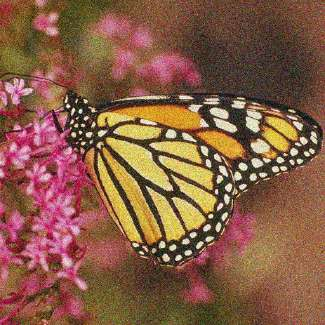
//> input picture cpp_opencv/build/input2.jpg, 325 x 325 px
$ ./noise   (built with g++ and OpenCV 4)
//> lines starting //> are read from the running program, lines starting //| are printed output that depends on the picture
#include <vector>
#include <cmath>
#include <iostream>
#include <opencv2/opencv.hpp>
#include <iomanip>

void printProgressBar(int progress, int total) {
    const int barWidth = 50;

    std::cout << "[";
    int pos = static_cast<int>(static_cast<float>(barWidth * progress) / total);
    for (int i = 0; i < barWidth; ++i) {
        if (i < pos) std::cout << "=";
        else if (i == pos) std::cout << ">";
        else std::cout << " ";
    }
    std::cout << "] " << int(static_cast<float>(progress) / total * 100.0) << " %\r";
    std::cout.flush();
}

void bilateralFilter(const std::vector<std::vector<double>>& src, std::vector<std::vector<double>>& dst, int d, double sigmaColor, double sigmaSpace) {
    int height = src.size();
    int width = src[0].size();
    int half = d / 2;
    double colorCoef = -0.5 / (sigmaColor * sigmaColor);
    double spaceCoef = -0.5 / (sigmaSpace * sigmaSpace);

    dst = src;

    for (int y = 0; y < height; ++y) {
        for (int x = 0; x < width; ++x) {
            double sum = 0.0, norm = 0.0;

            for (int j = -half; j <= half; ++j) {
                for (int i = -half; i <= half; ++i) {
                    if (y + j >= 0 && y + j < height && x + i >= 0 && x + i < width) {
                        double colorDiff = src[y + j][x + i] - src[y][x];
                        double spaceDiff = sqrt(i * i + j * j);
                        double weight = exp(colorDiff * colorDiff * colorCoef + spaceDiff * spaceDiff * spaceCoef);
                        sum += weight * src[y + j][x + i];
                        norm += weight;
                    }
                }
            }

            dst[y][x] = sum / norm;
        }
    }
}

void bilateralFilterBGR(const cv::Mat& src, cv::Mat& dst, int d, double sigmaColor, double sigmaSpace) {
    std::vector<cv::Mat> channels(3);
    cv::split(src, channels);

    for (int c = 0; c < 3; ++c) {
        cv::Mat temp;
        channels[c].convertTo(temp, CV_64F);
        std::vector<std::vector<double>> img(temp.rows, std::vector<double>(temp.cols));
        std::vector<std::vector<double>> result(temp.rows, std::vector<double>(temp.cols));

        for (int y = 0; y < temp.rows; ++y)
            for (int x = 0; x < temp.cols; ++x)
                img[y][x] = temp.at<double>(y, x);

        bilateralFilter(img, result, d, sigmaColor, sigmaSpace);

        for (int y = 0; y < temp.rows; ++y)
            for (int x = 0; x < temp.cols; ++x)
                temp.at<double>(y, x) = result[y][x];

        temp.convertTo(channels[c], CV_8U);
    }

    cv::merge(channels, dst);
}

// [68 lines left out: functions nonLocalMeansFilterDouble, nonLocalMeansFilter, not called in this run]

void guidedFilterDouble(const cv::Mat& src, const cv::Mat& guide, cv::Mat& dst, int patchSize, double eps) {
    int height = src.rows;
    int width = src.cols;
    int halfPatchSize = patchSize / 2;

    src.copyTo(dst);

    cv::Mat a = cv::Mat::zeros(height, width, src.type());
    cv::Mat b = cv::Mat::zeros(height, width, src.type());
    for (int y = 0; y < height; ++y) {
        for (int x = 0; x < width; ++x) {
            printProgressBar(y*width+x, width*height);
            cv::Vec3d meanDot = cv::Vec3d(0,0,0);
            cv::Vec3d meanSrc = cv::Vec3d(0,0,0);
            cv::Vec3d meanGuide = cv::Vec3d(0,0,0);
            cv::Vec3d sumSquaredGuide = cv::Vec3d(0,0,0);
            for (int j = -halfPatchSize; j <= halfPatchSize; ++j) {
                for (int i = -halfPatchSize; i <= halfPatchSize; ++i) {
                    if (y + j >= 0 && y + j < height && x + i >= 0 && x + i < width) {
                        meanDot += src.at<cv::Vec3d>(y+j, x+i).mul(guide.at<cv::Vec3d>(y+j, x+i));
                        meanSrc += src.at<cv::Vec3d>(y+j, x+i);
                        meanGuide += guide.at<cv::Vec3d>(y+j, x+i);
                        sumSquaredGuide += guide.at<cv::Vec3d>(y+j, x+i).mul(guide.at<cv::Vec3d>(y+j, x+i));
                    }
                }
            }
            meanDot /= (patchSize*patchSize);
            meanSrc /= (patchSize*patchSize);
            meanGuide /= (patchSize*patchSize);
            cv::Vec3d varGuide = sumSquaredGuide / (patchSize*patchSize) - meanGuide.mul(meanGuide);
            a.at<cv::Vec3d>(y, x)[0] = (meanDot[0] - meanSrc[0]*meanGuide[0])/(varGuide[0] + eps);
            a.at<cv::Vec3d>(y, x)[1] = (meanDot[1] - meanSrc[1]*meanGuide[1])/(varGuide[1] + eps);
            a.at<cv::Vec3d>(y, x)[2] = (meanDot[2] - meanSrc[2]*meanGuide[2])/(varGuide[2] + eps);
            b.at<cv::Vec3d>(y, x) = meanSrc - meanGuide.mul(a.at<cv::Vec3d>(y,x));
        }
    }
    for (int y = 0; y < height; ++y) {
        for (int x = 0; x < width; ++x) {
            cv::Vec3d meanA = cv::Vec3d(0,0,0);
            cv::Vec3d meanB = cv::Vec3d(0,0,0);
            for (int j = -halfPatchSize; j <= halfPatchSize; ++j) {
                for (int i = -halfPatchSize; i <= halfPatchSize; ++i) {
                    if (y + j >= 0 && y + j < height && x + i >= 0 && x + i < width) {
                        meanA += a.at<cv::Vec3d>(y+j, x+i);
                        meanB += b.at<cv::Vec3d>(y+j, x+i);
                    }
                }
            }
            meanA /= (patchSize*patchSize);
            meanB /= (patchSize*patchSize);
            dst.at<cv::Vec3d>(y, x) = guide.at<cv::Vec3d>(y, x).mul(meanA) + meanB;
        }
    }
}

void guidedFilter(const cv::Mat& src, const cv::Mat& guide, cv::Mat& dst, int patchSize, double eps) {
    cv::Mat srcDouble;
    cv::Mat dstDouble;
    cv::Mat guideDouble;

    src.convertTo(srcDouble, CV_64FC3);
    guide.convertTo(guideDouble, CV_64FC3);
    guidedFilterDouble(srcDouble, guideDouble, dstDouble, patchSize, eps);

    dstDouble.convertTo(dst, CV_8UC3);
}

int main() {
    cv::Mat src = cv::imread("input2.jpg");
//> src is the input picture: 325 rows x 325 cols, CV_8UC3; mean B, G, R 69.2, 92.4, 134.9
    if (src.empty()) {
        std::cerr << "Failed to open image file." << std::endl;
        return -1;
    }

    cv::Mat dst_bilateral;
    int d = 15;
    double sigmaColor = 30.0;
    double sigmaSpace = 10.0;
    bilateralFilterBGR(src, dst_bilateral, d, sigmaColor, sigmaSpace);
//> in bilateralFilterBGR, `cv::split(src, channels);`:
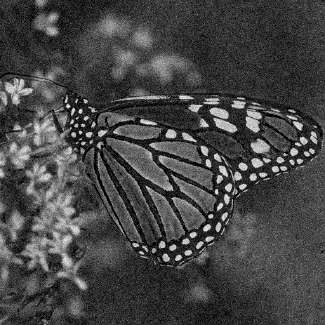
//> channels[0]: 325 rows x 325 cols, CV_8UC1; min 0, max 249, mean 69.2
//> in bilateralFilterBGR, `cv::split(src, channels);`:
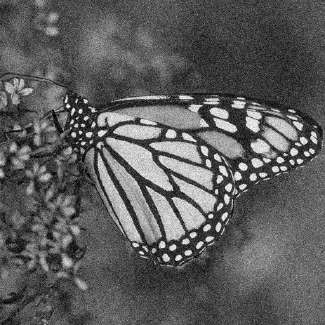
//> channels[1]: 325 rows x 325 cols, CV_8UC1; min 0, max 255, mean 92.4
//> in bilateralFilterBGR, `cv::split(src, channels);`:
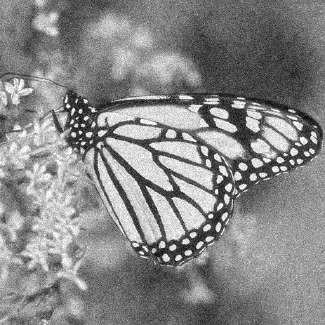
//> channels[2]: 325 rows x 325 cols, CV_8UC1; min 0, max 255, mean 134.9
    //cv::imwrite("output_bilateral.jpg", dst_bilateral);

    cv::Mat dst_nonlocalmeans;
    double h = 15;
    double sigma = 0.2;
    int patchSize = 15;
    int filterHeight = 100;
    int filterWidth = 100;
    //nonLocalMeansFilter(src, dst_nonlocalmeans, h, sigma, patchSize, filterHeight, filterWidth);
    //cv::imwrite("output_nonlocalmeans.jpg", dst_nonlocalmeans);

    cv::Mat dst_guided;
    cv::Mat guide = cv::imread("input4_guide.jpg");
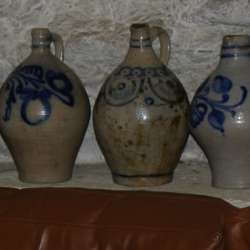
//> input picture cpp_opencv/build/input4_guide.jpg, 250 x 250 px
//> guide is the input picture: 250 rows x 250 cols, CV_8UC3; mean B, G, R 56.3, 64.8, 74.3
    if (guide.empty()) {
        std::cerr << "Failed to open image file." << std::endl;
        return -1;
    }
    double eps = 1000;
    //guidedFilter(src, guide, dst_guided, patchSize, eps);
    guidedFilter(src, dst_bilateral, dst_guided, patchSize, eps);
//> after the loop in guidedFilterDouble, `for (int y = 0; y < height; ++y)`:
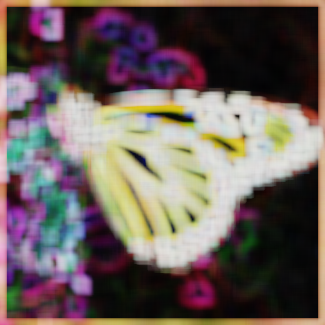
//> a: 325 rows x 325 cols, CV_64FC3; mean B, G, R 0.359, 0.374, 0.424
//> after the loop in guidedFilterDouble, `for (int y = 0; y < height; ++y)`:
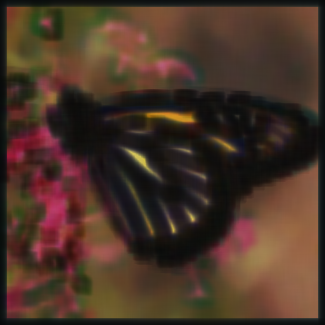
//> b: 325 rows x 325 cols, CV_64FC3; mean B, G, R 40, 52.3, 74.1
//> after the loop in guidedFilterDouble, `for (int y = 0; y < height; ++y)`:
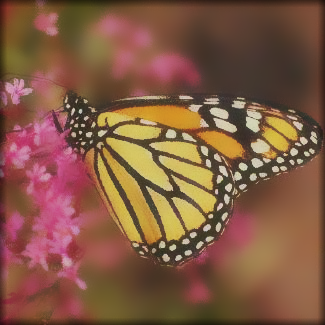
//> dst: 325 rows x 325 cols, CV_64FC3; mean B, G, R 67.3, 90, 131.5
    cv::imwrite("output_guided.jpg", dst_guided);

    return 0;
}
